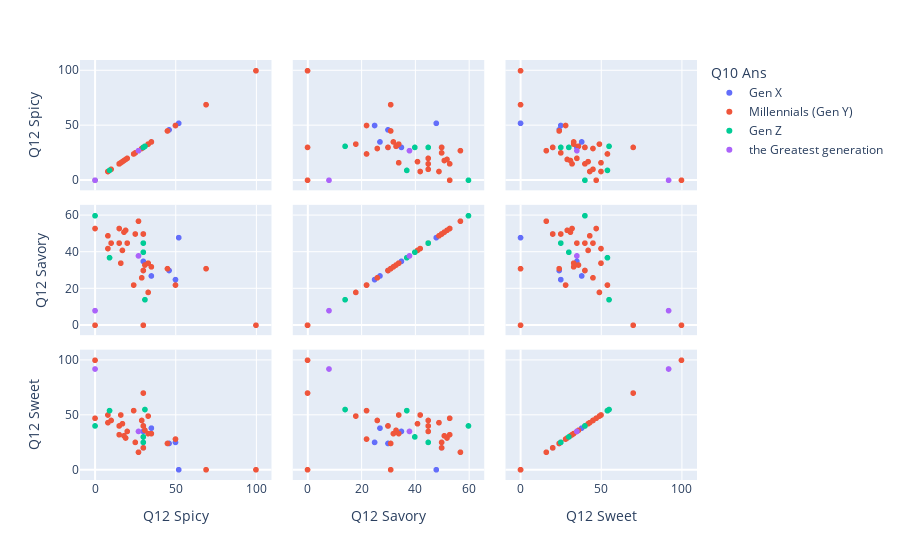

The notebook cell this image was saved under:
### Markdown cell above
### Scatterplot Matrix

A scatterplot matrix or SPLOM is a matrix associated to <i>n</i> numerical arrays of the same length. We can use a scatterplot matrix to look at the relationship between all generations and food preferences. 

To create a SPLOM, we have to import the Plotly library to create the figure.

Resource: https://plotly.com/python/splom/

### Code cell
# importing plotly library
import plotly.express as px

# creating plot
fig = px.scatter_matrix(df,
    dimensions=["Q12_Spicy", "Q12_Savory", "Q12_Sweet", ],color="Q10_Ans",labels={col:col.replace('_', ' ') for col in df.columns}
   )
fig.show()

### Figure 1 — Plotly figure (JSON) as saved in the notebook; plotly's stock layout.template omitted (floating-point values rounded to 4 significant figures)
{"data": [{"dimensions": [{"axis": {"matches": true}, "label": "Q12 Spicy", "values": [35, 30, 52, 30, 30, 50, 46]}, {"axis": {"matches": true}, "label": "Q12 Savory", "values": [27, 30, 48, 50, 35, 25, 30]}, {"axis": {"matches": true}, "label": "Q12 Sweet", "values": [38, 40, 0, 20, 35, 25, 24]}], "hovertemplate": "Q10 Ans=Gen X<br>%{xaxis.title.text}=%{x}<br>%{yaxis.title.text}=%{y}<extra></extra>", "legendgroup": "Gen X", "marker": {"color": "#636efa", "symbol": "circle"}, "name": "Gen X", "showlegend": true, "type": "splom"}, {"dimensions": [{"axis": {"matches": true}, "label": "Q12 Spicy", "values": [45, 30, 31, 17, 27, 35, 33, 16, 50, 8, 30, 0, 33, 100, 24, 69, 10, 15, 15, 0, 29, 8, 30, 20, 25, 18, 19]}, {"axis": {"matches": true}, "label": "Q12 Savory", "values": [31, 50, 33, 41, 57, 32, 34, 34, 22, 49, 30, 0, 18, 0, 22, 31, 45, 45, 53, 53, 26, 42, 0, 45, 50, 51, 52]}, {"axis": {"matches": true}, "label": "Q12 Sweet", "values": [24, 20, 36, 42, 16, 33, 33, 50, 28, 43, 40, 100, 49, 0, 54, 0, 45, 40, 32, 47, 45, 50, 70, 35, 25, 31, 29]}], "hovertemplate": "Q10 Ans=Millennials (Gen Y)<br>%{xaxis.title.text}=%{x}<br>%{yaxis.title.text}=%{y}<extra></extra>", "legendgroup": "Millennials (Gen Y)", "marker": {"color": "#EF553B", "symbol": "circle"}, "name": "Millennials (Gen Y)", "showlegend": true, "type": "splom"}, {"dimensions": [{"axis": {"matches": true}, "label": "Q12 Spicy", "values": [30, 31, 0, 9, 30]}, {"axis": {"matches": true}, "label": "Q12 Savory", "values": [40, 14, 60, 37, 45]}, {"axis": {"matches": true}, "label": "Q12 Sweet", "values": [30, 55, 40, 54, 25]}], "hovertemplate": "Q10 Ans=Gen Z<br>%{xaxis.title.text}=%{x}<br>%{yaxis.title.text}=%{y}<extra></extra>", "legendgroup": "Gen Z", "marker": {"color": "#00cc96", "symbol": "circle"}, "name": "Gen Z", "showlegend": true, "type": "splom"}, {"dimensions": [{"axis": {"matches": true}, "label": "Q12 Spicy", "values": [0, 27]}, {"axis": {"matches": true}, "label": "Q12 Savory", "values": [8, 38]}, {"axis": {"matches": true}, "label": "Q12 Sweet", "values": [92, 35]}], "hovertemplate": "Q10 Ans=the Greatest generation<br>%{xaxis.title.text}=%{x}<br>%{yaxis.title.text}=%{y}<extra></extra>", "legendgroup": "the Greatest generation", "marker": {"color": "#ab63fa", "symbol": "circle"}, "name": "the Greatest generation", "showlegend": true, "type": "splom"}], "layout": {"autosize": true, "dragmode": "select", "legend": {"title": {"text": "Q10 Ans"}, "tracegroupgap": 0}, "margin": {"t": 60}, "xaxis": {"autorange": true, "range": [-10.82, 110.8], "type": "linear"}, "xaxis2": {"autorange": true, "range": [-6.494, 66.49], "type": "linear"}, "xaxis3": {"autorange": true, "range": [-10.82, 110.8], "type": "linear"}, "yaxis": {"autorange": true, "range": [-10.82, 110.8], "type": "linear"}, "yaxis2": {"autorange": true, "range": [-6.494, 66.49], "type": "linear"}, "yaxis3": {"autorange": true, "range": [-10.82, 110.8], "type": "linear"}}}
